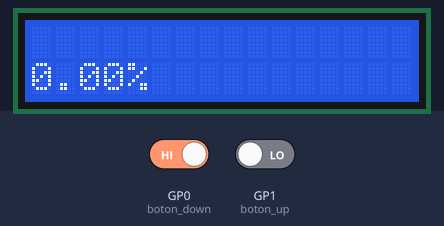
A program run on a simulated Raspberry Pi Pico running MicroPython. On the bench: 16×2 character LCD. The inputs (shaded band) are chosen by the test bench; at power-on: GP0 (boton_down) HIGH, GP1 (boton_up) LOW.

Above: at 1.2 s.
1.3 s: GP0 (boton_down) driven LOW and GP1 (boton_up) driven HIGH
At 1.45 s:
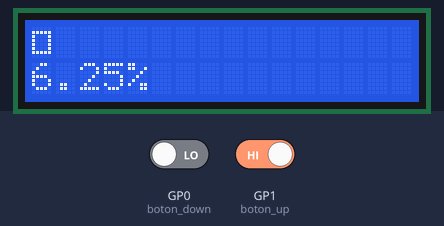
At 2.06 s:
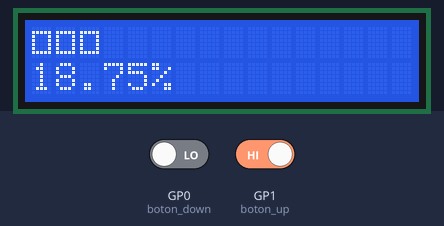
5.2 s: GP0 (boton_down) driven LOW
At 6.5 s:
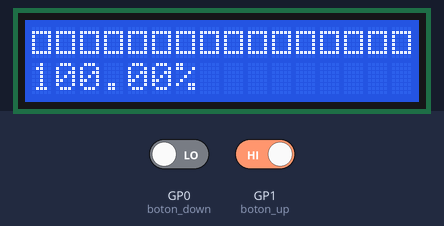
Timing chart, 0 to 8.2 s (numbered marks = the images above; inputs shaded):
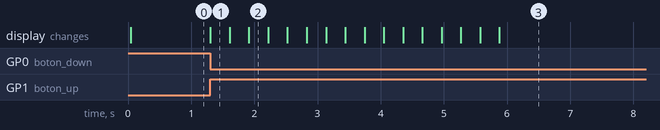

The program:

volume_bar.py
```python
from machine import Pin #Imprtamos la librería para el control de los pines
from gpio_lcd import GpioLcd #Importamos la librería del display LCD
import utime #IMportamos la librerí utime para implementar delays

#Declaramos las entradas
boton_down = Pin(0, Pin.IN)
boton_up = Pin(1, Pin.IN)

#Variables del display
bar_size = 0 #Tamaño de la barra
volume = 0.0 #Porcentaje de volumen

#Inicializamos el display LCD
lcd = GpioLcd(rs_pin=Pin(16),
              enable_pin=Pin(17),
              d4_pin=Pin(18),
              d5_pin=Pin(19),
              d6_pin=Pin(20),
              d7_pin=Pin(21),
              num_lines=2, num_columns=16)


#Main porgram

#Escribe el porcentaje
lcd.move_to(0, 1)
lcd.putstr(str("{:.2f}".format(volume)) + "%  ")
lcd.move_to(0, 0)

while True:
    if (boton_up.value() == 1 and boton_down.value() == 0):
        if (bar_size < 16):
            #Aumenta la barra en una unidad
            lcd.putchar(chr(219))   #Imprime un cuadrado
            bar_size = bar_size + 1 #Aumenta en 1 la cuenta del tamaño de la barra
            volume = volume + 6.25  #Aumenta 6.25% a la cuenta del volumen
            #Actualiza el porcentaje
            lcd.move_to(0, 1)       #Mueve el cursor a (0, 1)
            lcd.putstr(str("{:.2f}".format(volume)) + "%  ") #Imprime el volumen guardado en la variable
            lcd.move_to(bar_size, 0) #utiliza el tamaño de la barra para devolver el cursor a su posición original
            utime.sleep(0.3)
    elif (boton_down.value() == 1 and boton_up.value() == 0):
        if (bar_size > 0):
            #Disminuye una barrita
            lcd.move_to(bar_size - 1, 0) #Mueve el cursor una casilla a la izquierda
            lcd.putchar(' ')             #Imprime un espacio para borrar la barra
            bar_size = bar_size - 1      #Disminuye en 1 la cuenta del tamaño de la barra
            volume = volume - 6.25       #Disminuye 6.25% a la cuenta del volumen
            #Actualiza el porcentaje
            lcd.move_to(0, 1)            #Mueve el cursor a (0, 1)
            lcd.putstr(str("{:.2f}".format(volume)) + "%  ") #Imprime el volumen guardado en la variable
            lcd.move_to(bar_size, 0)     #utiliza el tamaño de la barra para devolver el cursor a su posición original
            utime.sleep(0.3)
```

Measured:
- after the input at 1.3 s, the display: changes at once (image 1)
